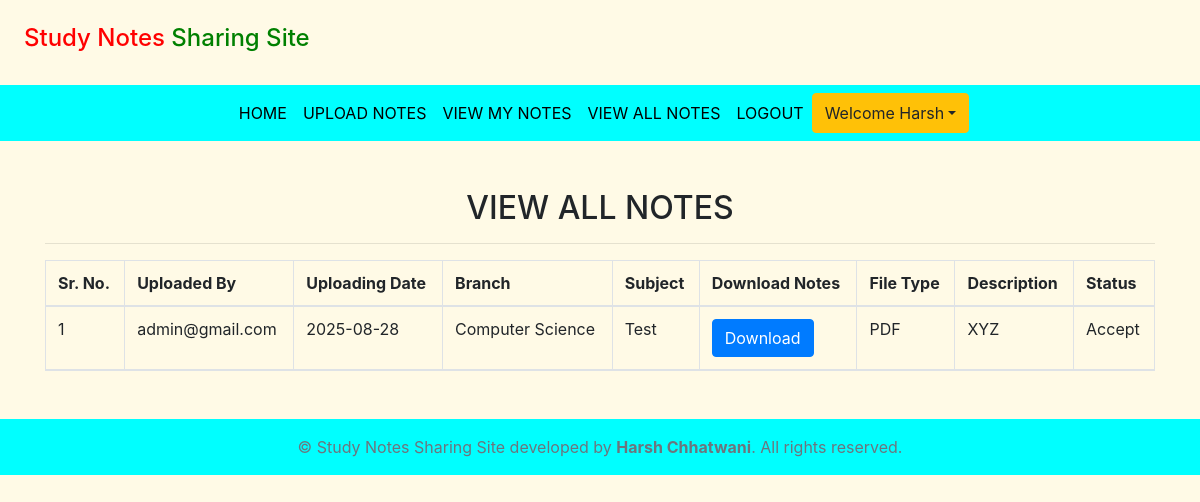
The app's page /view_allnotes/ (signed in) with its own data.
### notes/models.py (models this page shows, shortened)
class Notes(models.Model):
    user = models.ForeignKey(User, on_delete=models.CASCADE)
    uploadingdate = models.CharField(max_length=30)
    branch = models.CharField(max_length=30)
    subject = models.CharField(max_length=30)
    notesfile = models.FileField(null=True)
    filetype = models.CharField(max_length=30)
    description = models.CharField(max_length=200, null=True)
    status = models.CharField(max_length=15)

### notes/views.py (the view)
# urls.py: path('view_allnotes/',view_allnotes,name='view_allnotes'),
def view_allnotes(request):
    if not request.user.is_authenticated:
        return redirect('/login')
    notes = Notes.objects.filter(status='Accept')
    d = {'notes': notes}
    return render(request, 'view_allnotes.html', d)

### notes/templates/view_allnotes.html
{% extends 'usernavigation.html' %}
{% load static %}
{% block body %}
<div class="container mt-5">
    <h2 class="text-center">VIEW ALL NOTES</h2>
    <hr>
    <table class="table table-bordered" id="example">
        <thead>
        <tr>
            <th>Sr. No.</th>
            <th>Uploaded By</th>
            <th>Uploading Date</th>
            <th>Branch</th>
            <th>Subject</th>
            <th>Download Notes</th>
            <th>File Type</th>
            <th>Description</th>
            <th>Status</th>
        </tr>
        <tr>
            {% for i in notes %}
            <tr>
                <td>{{forloop.counter}}</td>
                <td>{{i.user.username}}</td>
                <td>{{i.uploadingdate}}</td>
                <td>{{i.branch}}</td>
                <td>{{i.subject}}</td>
                <td><a href="{{i.notesfile.url}}" class="btn btn-primary" download>Download</a></td>
                <td>{{i.filetype}}</td>
                <td>{{i.description}}</td>
                <td>{{i.status}}</td>
            </tr>
            {% endfor %}
        </tr>
        </thead>
    </table>
</div>
{% endblock %}

### notes/templates/usernavigation.html (shortened to what this page needs)
<html lang="en">
<head>
  {% load static %}
  <link rel="stylesheet" href="https://maxcdn.bootstrapcdn.com/bootstrap/4.3.1/css/bootstrap.min.css">
  <link rel="stylesheet" href="https://use.fontawesome.com/releases/v5.6.3/css/all.css">
  <link rel="stylesheet" href="{% static 'css/mystyle.css' %}?v=2">
</head>
<body>
<h4 style="padding:2%"><span style="color:red;">Study Notes</span><span style="color:green;"> Sharing Site</span></h4>
<nav class="navbar navbar-expand-sm justify-content-center" style="background-color : aqua;">
<ul class="navbar-nav">
  <li class="navbar-item">
    <a class="nav-link" href="{% url 'profile' %}">HOME</a>
  </li>
  <li class="nav-item">
    <a class="nav-link" href="{% url 'upload_notes' %}">UPLOAD NOTES</a>
  </li>
  <li class="nav-item">
    <a class="nav-link" href="{% url 'view_mynotes' %}">VIEW MY NOTES</a>
  </li>
  <li class="nav-item">
    <a class="nav-link" href="{% url 'view_allnotes' %}">VIEW ALL NOTES</a>
  </li>
  <li class="nav-item">
    <a class="nav-link" href="{% url 'logout' %}">LOGOUT</a>
  </li>
  <div class="btn-group">
      <button type="button" class="btn btn-warning dropdown-toggle" data-toggle="dropdown">Welcome {{request.user.first_name}}</button>
  </div>
</ul>
</nav>
{% block body %}
{% endblock %}
<footer class="text-center text-lg-start bg-light text-muted mt-5">
  <div class="text-center p-3" style="background-color: aqua;">
    © {{ now|date:"Y" }} Study Notes Sharing Site developed by <b>Harsh Chhatwani</b>. All rights reserved.
  </div>
</footer>
</body>
</html>

### notes/static/css/mystyle.css (style rules this page uses)
body { background-color:#fffae6; }
.nav-link { color:black; }

### records on screen
Notes: user.username "admin@gmail.com", uploadingdate "2025-08-28", branch "Computer Science", subject "Test", filetype "PDF", description "XYZ", status "Accept"

### other values on screen
{{ request.user.first_name }} "Harsh"
